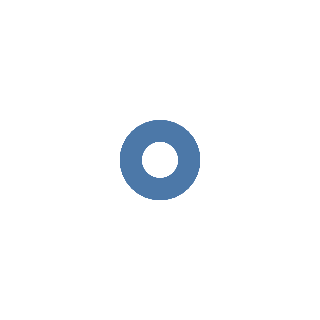

Write notebook code for a chart like this one.
### Markdown cell above
To generate a plot, we first need to create a `Chart` object using the `Chart()` function like below which accepts a pandas DataFrame. Most other customizations beyond this are done by concatenating a series of methods to the `Chart` object. The Chart object then needs to be instructed how to represent data points using one of the mark methods that follow the `mark_style()` pattern where the `style` is the marker type. The table below provides common options, but there are [additional options](https://altair-viz.github.io/user_guide/marks/index.html) as well.

**Table 1** Common Altair Marker Methods
|Chart Type | Description |
|:------------------:|:-------------|
|`mark_point()` | Scatter plot  |
|`mark_circle()` | Scatter plot using circle markers |
|`mark_line()` | Line plot |
|`mark_bar()` | Bar plot |
|`mark_rect()` | Heat map | 
|`mark_area()` | Area plot |
|`mark_tick()` | Strip plot |
|`mark_rule()` | Verticle or horizontal line across entire Chart|
|`mark_arc()` | Pie, donut, radial, or polar bar plots |
|`mark_geoshape()` | Generate maps |

The marks can be further customized, if desired, by providing the mark method extra keyword parameters such as those listed below.

**Table 2** Select Mark Method Arguments
|Marker Arguments | Description |
|:---------------:|:-------------|
|`filled=` | Whether marker is filled or not (`True` or `False`) |
|`angle=` | Angle in degrees of marker |
|`opacity=` | Opacity (0 $\rightarrow$ 1) of markers or line |
|`size=` | Size of markers (integer) |
|`color=` | Color (e.g., 'black') of line or marker| 
|`shape=` | [Shape](https://altair-viz.github.io/user_guide/marks/point.html) of marker (e.g., 'triangle', 'square', 'circle', 'cross', 'wedge') 

Below is a function call to make a scatter plot using the `mark_point()` method.

### Code cell
alt.Chart(ligands).mark_point()

### Figure 1 — Vega-Lite specification as saved in the notebook (floating-point values rounded to 4 significant figures)
{"config": {"view": {"continuousWidth": 300, "continuousHeight": 300}}, "data": {"name": "data-46b0081d3582b48eb4c5c79d5e5902b1"}, "mark": {"type": "point"}, "$schema": "https://vega.github.io/schema/vega-lite/v5.20.1.json", "datasets": {"data-46b0081d3582b48eb4c5c79d5e5902b1": [{"ligand": "P(OMe)3", "dH": -26.4, "cone_angle": 107, "CO_freq": 2080.0, "type": "P(OR)3"}, {"ligand": "P(OCH2CH2Cl)3", "dH": -26.4, "cone_angle": 110, "CO_freq": 2083.0, "type": "P(OR)3"}, {"ligand": "PMe3", "dH": -26.2, "cone_angle": 118, "CO_freq": 2064.0, "type": "PR3"}, {"ligand": "P(OEt)3", "dH": -25.2, "cone_angle": 109, "CO_freq": 2076.0, "type": "P(OR)3"}, {"ligand": "PMe2Ph", "dH": -25.0, "cone_angle": 127, "CO_freq": 2065.0, "type": "PR3"}, {"ligand": "P(O-iPr)3", "dH": -24.9, "cone_angle": 130, "CO_freq": 2076.0, "type": "P(OR)3"}, {"ligand": "PEt3", "dH": -24.3, "cone_angle": 130, "CO_freq": 2062.0, "type": "PR3"}, {"ligand": "PBn3", "dH": -23.2, "cone_angle": 165, "CO_freq": 2066.0, "type": "PR3"}, {"ligand": "P(OPh)3", "dH": -21.4, "cone_angle": 128, "CO_freq": 2085.0, "type": "P(OR)3"}, {"ligand": "P(O-p-PhOCH3)3", "dH": -21.3, "cone_angle": 128, "CO_freq": 2084.0, "type": "P(OR)3"}, {"ligand": "PPh3", "dH": -19.5, "cone_angle": 145, "CO_freq": 2069.0, "type": "PR3"}, {"ligand": "P(OCH2CCI3)3", "dH": -19.4, "cone_angle": 115, "CO_freq": 2092.0, "type": "P(OR)3"}, {"ligand": "P(O-o-PhMe)3", "dH": -19.3, "cone_angle": 141, "CO_freq": 2084.0, "type": "P(OR)3"}, {"ligand": "P(CH2CH2CN)3", "dH": -17.6, "cone_angle": 130, "CO_freq": 2078.0, "type": "PR3"}, {"ligand": "P(O-o-PhiPr)3", "dH": -17.1, "cone_angle": 148, "CO_freq": 2085.0, "type": "P(OR)3"}, {"ligand": "PCy3", "dH": -15.9, "cone_angle": 179, "CO_freq": 2056.0, "type": "PR3"}, {"ligand": "PiPr3", "dH": -12.7, "cone_angle": 160, "CO_freq": 2059.0, "type": "PR3"}, {"ligand": "P(O-o-PhtBu)3", "dH": -9.1, "cone_angle": 170, "CO_freq": 2086.0, "type": "P(OR)3"}, {"ligand": "PtBu3", "dH": -4.8, "cone_angle": 182, "CO_freq": 2056.0, "type": "PR3"}, {"ligand": "P(o-PhMe)3", "dH": -1.9, "cone_angle": 194, "CO_freq": 2084.0, "type": "PR3"}]}}
